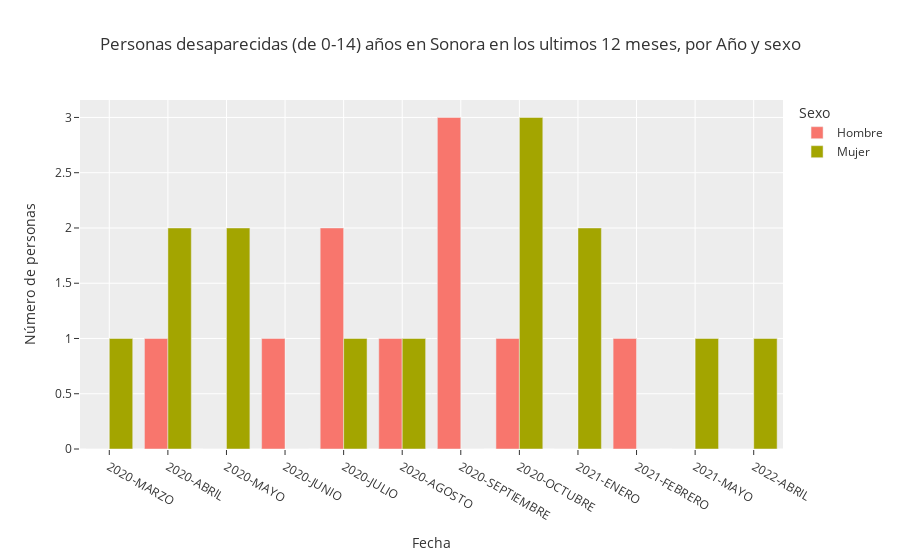

The code cell stored with this chart in its notebook:
### Code cell
dff = pd.melt(personas_desaparecidas_mensual,ignore_index=False, var_name = 'sexo',value_vars=['Hombre', 'Mujer'], value_name='personas_desaparecidas')

fig = px.bar(dff, x=dff.index, y='personas_desaparecidas', color='sexo',orientation='v',barmode='group',
            title = 'Personas desaparecidas (de 0-14) años en Sonora en los ultimos 12 meses, por Año y sexo',
            labels = {'index':"",
                        "personas_desaparecidas": "Número de personas",
                        'sexo':'Sexo' },
            template='ggplot2')
fig.show()

### Figure 1 — Plotly figure (JSON) as saved in the notebook; plotly's stock layout.template omitted (floating-point values rounded to 4 significant figures)
{"data": [{"alignmentgroup": "True", "hovertemplate": "Sexo=Hombre<br>Fecha=%{x}<br>Número de personas=%{y}<extra></extra>", "legendgroup": "Hombre", "marker": {"color": "#F8766D", "pattern": {"shape": ""}}, "name": "Hombre", "offsetgroup": "Hombre", "orientation": "v", "showlegend": true, "textposition": "auto", "type": "bar", "x": ["2020-MARZO", "2020-ABRIL", "2020-MAYO", "2020-JUNIO", "2020-JULIO", "2020-AGOSTO", "2020-SEPTIEMBRE", "2020-OCTUBRE", "2021-ENERO", "2021-FEBRERO", "2021-MAYO", "2022-ABRIL"], "xaxis": "x", "y": [0, 1, 0, 1, 2, 1, 3, 1, 0, 1, 0, 0], "yaxis": "y"}, {"alignmentgroup": "True", "hovertemplate": "Sexo=Mujer<br>Fecha=%{x}<br>Número de personas=%{y}<extra></extra>", "legendgroup": "Mujer", "marker": {"color": "#A3A500", "pattern": {"shape": ""}}, "name": "Mujer", "offsetgroup": "Mujer", "orientation": "v", "showlegend": true, "textposition": "auto", "type": "bar", "x": ["2020-MARZO", "2020-ABRIL", "2020-MAYO", "2020-JUNIO", "2020-JULIO", "2020-AGOSTO", "2020-SEPTIEMBRE", "2020-OCTUBRE", "2021-ENERO", "2021-FEBRERO", "2021-MAYO", "2022-ABRIL"], "xaxis": "x", "y": [1, 2, 2, 0, 1, 1, 0, 3, 2, 0, 1, 1], "yaxis": "y"}], "layout": {"barmode": "group", "legend": {"title": {"text": "Sexo"}, "tracegroupgap": 0}, "title": {"text": "Personas desaparecidas (de 0-14) años en Sonora en los ultimos 12 meses, por Año y sexo"}, "xaxis": {"anchor": "y", "domain": [0, 1], "title": {"text": "Fecha"}}, "yaxis": {"anchor": "x", "domain": [0, 1], "title": {"text": "Número de personas"}}}}
